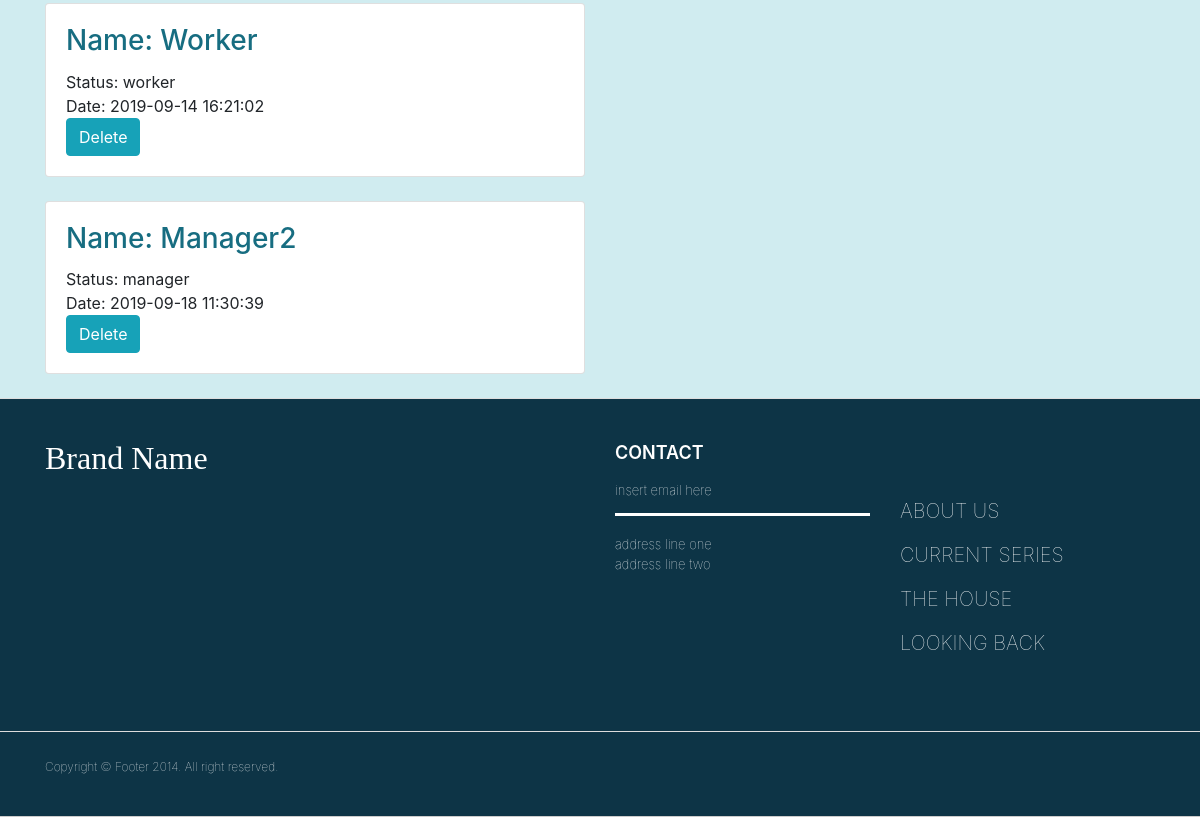
Page /employees.php (lower part) on the earlier database version.
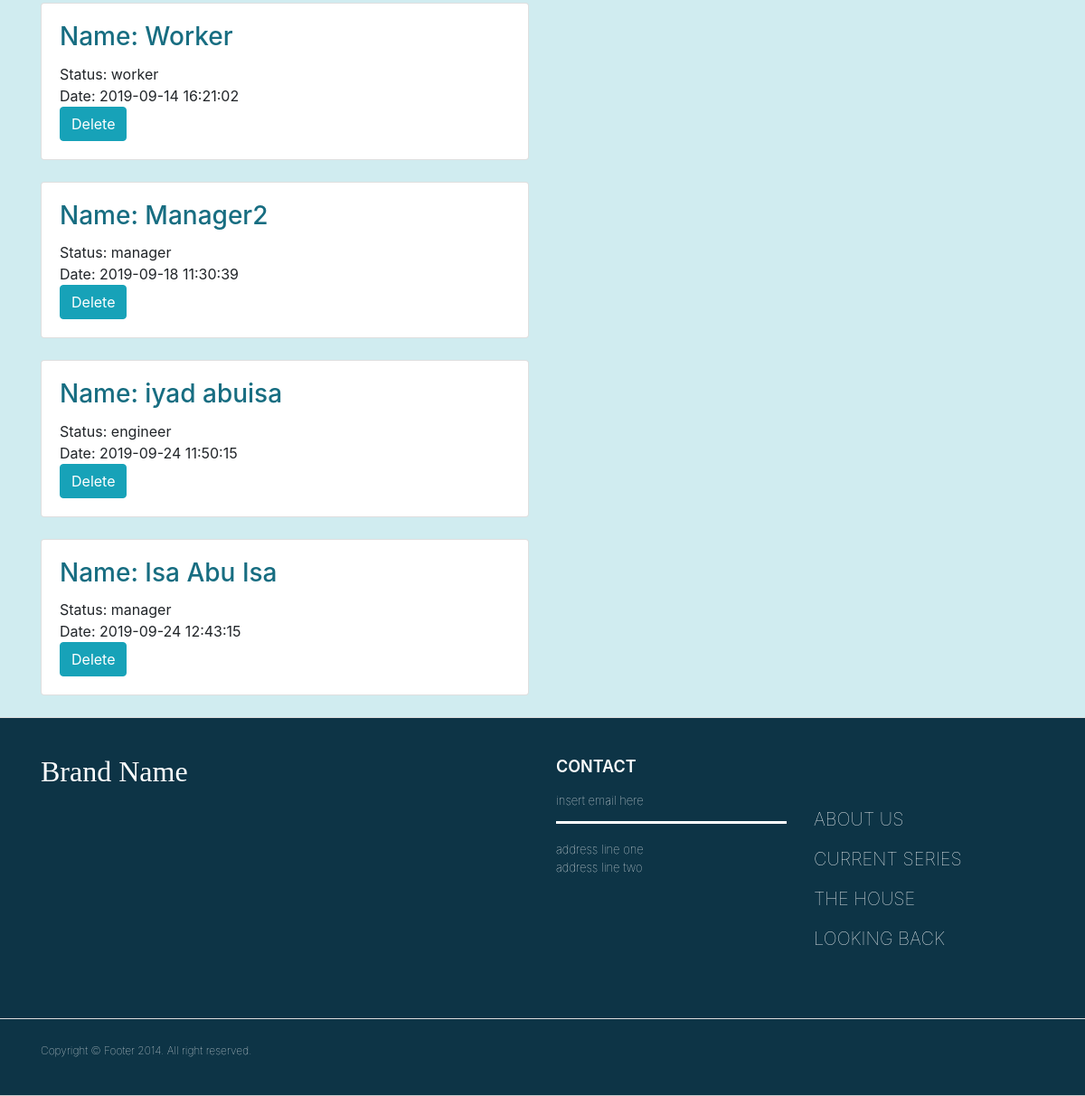
Same page on the later database version.
### tables this page shows
CREATE TABLE `employees` (
  `employee_id` int(11) NOT NULL,
  `employee_date` timestamp NOT NULL DEFAULT current_timestamp() ON UPDATE current_timestamp(),
  `employee_status` enum('worker','manager','engineer','director','accountant','dealer','technician') NOT NULL,
  `fk_user_id` int(11) NOT NULL
);

CREATE TABLE `users` (
  `user_id` int(12) NOT NULL,
  `fullname` varchar(200) NOT NULL,
  `date_of_birth` date NOT NULL,
  `email` varchar(200) NOT NULL,
  `password` varchar(200) NOT NULL,
  `telefon` varchar(200) NOT NULL,
  `address` varchar(200) NOT NULL,
  `gender` enum('f','m') NOT NULL,
  `status` enum('Married','single') NOT NULL,
  `children` varchar(200) NOT NULL,
  `nationality` varchar(200) NOT NULL,
  `education` varchar(200) NOT NULL,
  `date_of_start` timestamp NOT NULL DEFAULT current_timestamp() ON UPDATE current_timestamp(),
  `role` varchar(200) NOT NULL
);

### employees.php (the view, shortened to what this page needs)
<?php
require 'db.php';
?>
<html>
<head>
<?php require 'header.php'; ?>
</head>
<body class="body">
<?php require 'nav.php'; ?>
<div class="container">
 <h2 style="color: #0d3446" >All employees</h2><br>
<?php
  $sql ="SELECT * FROM employees
  JOIN users ON fk_user_id=user_id";
  $result = mysqli_query($conn,$sql);
    if($result->num_rows > 0){
      while ($row = $result->fetch_assoc()) {?>
<div class="row">
    <div class="col-sm-6">
        <div class="card">
            <div class="card-body">
              <h3 style="color: #176d81" class="card-title">Name:                               <?php echo $row['fullname'];?></h3>
              <span class="card-text">Status: </span>                   <?php echo $row['employee_status'];?><br>
              <span class="card-text">Date: </span>                      <?php echo $row['employee_date'];?><br>
              <?php echo " <a href='action/deleteEmp.php?id=" .$row['employee_id']."'><button type='button' class='btn btn-info'>Delete</button></a>"
                ;?>
            </div>
        </div>
                <br>
    </div>
</div>
<?php
    }
}
?>
</div>
<?php require 'footer.php'; ?>
</body>
</html>

Differences in the rows shown:
added employees: fk_user.fullname "iyad abuisa", employee_status "engineer", employee_date "2019-09-24 11:50:15"
added employees: fk_user.fullname "Isa Abu Isa", employee_status "manager", employee_date "2019-09-24 12:43:15"
